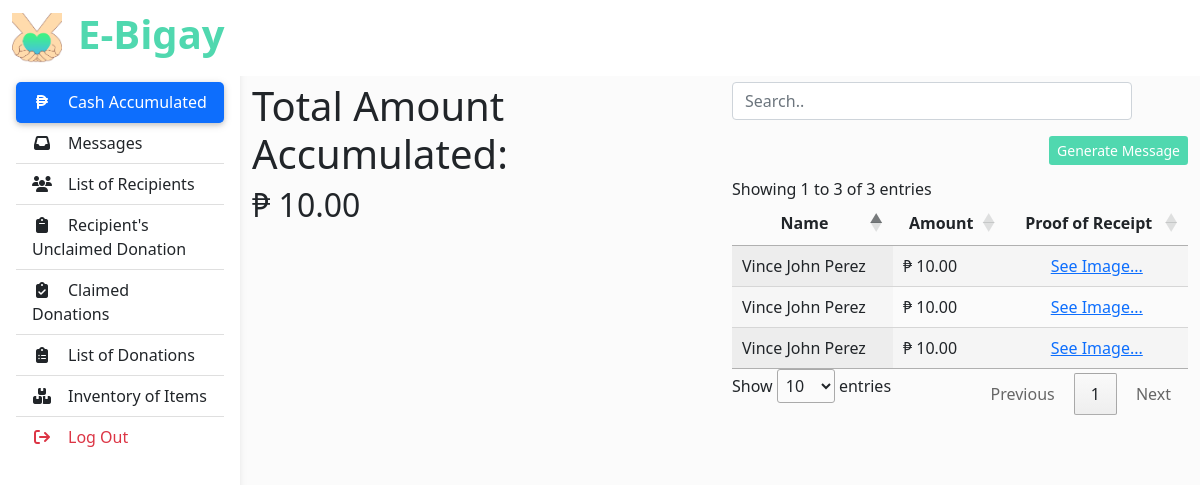
The page /admin/index.php (signed in) on the database its author committed.
### tables this page shows
CREATE TABLE `total_cash` (
  `total` decimal(15,2) NOT NULL
);

CREATE TABLE `cash_table` (
  `id` int(11) NOT NULL,
  `acc_id` int(11) NOT NULL,
  `name` varchar(255) NOT NULL,
  `amount` decimal(15,2) NOT NULL,
  `proof_of_receipt` varchar(255) NOT NULL
);

### admin/index.php (shortened to what this page needs)
<?php
    include('assets/php/config.php');
?>
<!DOCTYPE html>
<html lang="en">
<head>
    <link href="https://cdn.jsdelivr.net/npm/bootstrap@5.0.0/dist/css/bootstrap.min.css" rel="stylesheet">
    <link rel="stylesheet" href="https://cdn.datatables.net/1.12.1/css/jquery.dataTables.min.css">
    <link rel="stylesheet" href="https://cdn.datatables.net/rowreorder/1.2.8/css/rowReorder.dataTables.min.css">
    <link rel="stylesheet" href="https://cdn.datatables.net/responsive/2.3.0/css/responsive.dataTables.min.css">
    <link rel="stylesheet" href="https://cdnjs.cloudflare.com/ajax/libs/font-awesome/6.1.1/css/all.min.css" />
    <link rel="stylesheet" href="assets/css/new_index.css">
</head>
<body>
    <header>
        <nav id="sidebarMenu" class="collapse d-lg-block sidebar collapse bg-white">
            <div class="position-sticky">
                <div class="list-group list-group-flush mx-3 mt-4">
                    <a href="index.php" class="list-group-item list-group-item-action py-2 ripple active" aria-current="true">
                        <i class="fas fa-solid fa-peso-sign fa-fw me-3"></i><span>Cash Accumulated</span>
                    </a>
                    <a href="pages/inbox.php" class="list-group-item list-group-item-action py-2 ripple message-link" aria-current="true">
                        <i class="fas fa-solid fa-inbox fa-fw me-3"></i><span>Messages&nbsp;&nbsp;</span><span class="notification"></span>
                    </a>
                    <a href="pages/list_of_recipients.php" class="list-group-item list-group-item-action py-2 ripple ">
                        <i class="fas fa-users fa-fw me-3"></i><span>List of Recipients</span>
                    </a>
                    <a href="pages/unclaimed_donations.php" class="list-group-item list-group-item-action py-2 ripple">
                        <i class="fas fa-solid fa-clipboard fa-fw me-3"></i><span>Recipient's Unclaimed Donation</span></a>
                    <a href="pages/claimed_donations.php" class="list-group-item list-group-item-action py-2 ripple"><i
                            class="fas fa-solid fa-clipboard-check fa-fw me-3"></i><span>Claimed Donations</span></a>
                    <a href="pages/list_of_donation.php" class="list-group-item list-group-item-action py-2 ripple">
                        <i class="fas fa-solid fa-clipboard-list fa-fw me-3"></i><span>List of Donations</span>
                    </a>
                    <a href="pages/inventory_of_itmes.php" class="list-group-item list-group-item-action py-2 ripple">
                            <i class="fas fa-solid fa-boxes-stacked fa-fw me-3"></i><span>Inventory of Items</span></a>
                    <a href="assets/php/logout.php" class="list-group-item list-group-item-action py-2 ripple">
                            <i class="fas fa-solid fa-arrow-right-from-bracket fa-fw me-3 text-danger"></i><span class="text-danger">Log Out</span></a>
                </div>
            </div>
        </nav>
        <nav id="main-navbar" class="navbar navbar-expand-lg navbar-light bg-white fixed-top">
            <div class="container-fluid">
                <a class="navbar-brand" href="#">
                    <img src="assets/img/logo2.png" height="50px" alt=""
                        loading="lazy" />
                </a>
                <div class="d-none d-md-flex input-group w-auto my-auto" id="nav-header-div">
                    <h1 class="nav-header"><a href="index.html"><span>E-Bigay</span></a></h1>
                </div>
            </div>
        </nav>
    </header>
    <main style="margin-top: 58px">
        <div class="container pt-4">
            <?php
                $getTotalAmountQuery = "SELECT total FROM total_cash";
                $getTotalAmountResult = mysqli_query($con, $getTotalAmountQuery );
                $totalamount = mysqli_fetch_array($getTotalAmountResult);
                $total = "₱ ".number_format($totalamount['total'], 2);
            ?>
            <div class="row">
                <div class="col">
                    <h1>Total Amount Accumulated: </h1>
                    <div class="total-amount">
                        <?php echo "<h2>$total</h2>";?>
                    </div>
                </div>
                <div class="col">
                    <div style="width:100%">
                        <div class="col align-self-start ">
                            <div class="row">
                                <div class="col">
                                    <input class="form-control mb-3" id="total-amount-search" type="text"
                                        placeholder="Search.." style="width:400px">
                                </div>
                                <div class="col d-flex justify-content-end">
                                    <button type="button" style="background-color:#50d8af; border:none; color:white;"
                                        class="btn btn-primary btn-sm" data-bs-toggle="modal" data-bs-target="#generateMessage">
                                        Generate Message
                                    </button>
                                </div>
                            </div>
                        </div>
                    </div>
                    <table class="display" id="cash-amount" style="width:100%">
                        <thead class="thead-dark">
                            <tr>
                                <th class="text-center">Name</th>
                                <th class="text-center">Amount</th>
                                <th class="text-center">Proof of Receipt</th>
                            </tr>
                        </thead>
                        <tbody id="list-amount">
                            <?php
                                $getAllCashDonationQuery = "SELECT * FROM cash_table";
                                $getAllCashDonationResult = mysqli_query($con, $getAllCashDonationQuery );
                                while($row=mysqli_fetch_array($getAllCashDonationResult)){
                                    echo "<tr>";
                                        echo "<td>";echo $row['name']; echo "</td>";
                                        echo "<td>";echo "₱ ".number_format($row['amount'], 2); echo "</td>";
                                        echo "<td class='text-center'><a href='#' data-bs-toggle='modal' data-bs-target='#imgReceiptModal".$row['id']."'>See Image...</a></td>";
                                    echo "</tr>";
                                }
                            ?>
                        </tbody>
                    </table>
                </div>
            </div>
        </div>
    </main>
</body>
</html>

### admin/assets/css/new_index.css (style rules this page uses)
body { background-color: #fbfbfb; }
@media (min-width: 991.98px) { main { padding-left: 240px; } }
.navbar>.container-fluid { justify-content: left; }
.nav-header a { color: #50d8af; text-decoration: none; font-weight: 700; }
.sidebar { position: fixed; top: 0; bottom: 0; left: 0; padding: 58px 0 0; box-shadow: 0 2px 5px 0 rgb(0 0 0 / 5%), 0 2px 10px 0 rgb(0 0 0 / 5%); width: 240px; z-index: 600; width: 20%; }
.sidebar .active { border-radius: 5px; box-shadow: 0 2px 5px 0 rgb(0 0 0 / 16%), 0 2px 10px 0 rgb(0 0 0 / 12%); }

### rows shown on the page
total_cash: total "₱ 10.00"
cash_table: name "Vince John Perez", amount "10.00"
cash_table: name "Vince John Perez", amount "10.00"
cash_table: name "Vince John Perez", amount "10.00"
